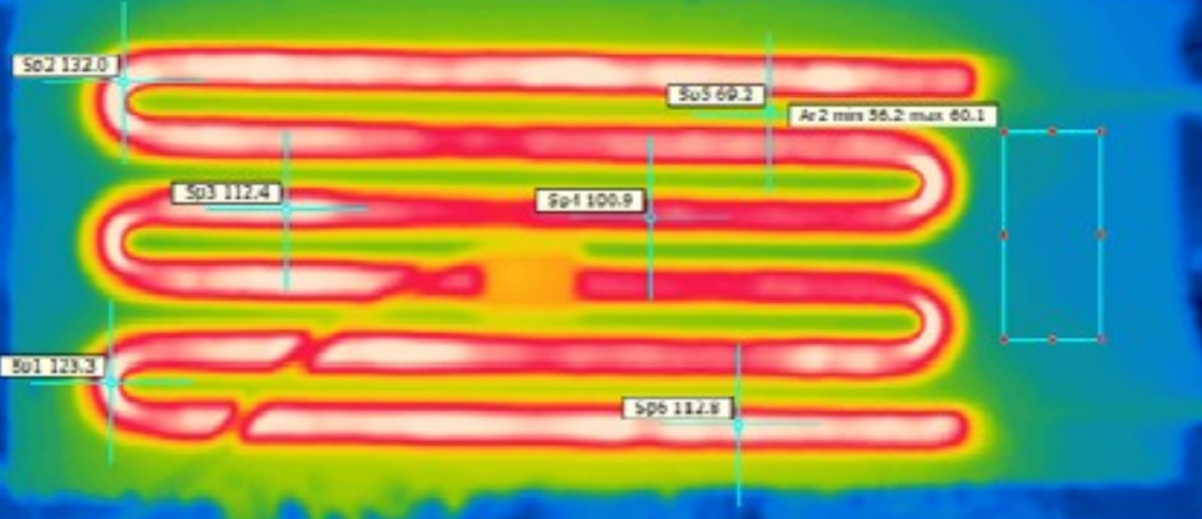
#> input picture ref/termo_ref.png, 1202 x 519 px, found by its file name
$ python python_hist.py
#> lines starting #> are read from the running program, lines starting #| are printed output that depends on the picture
import matplotlib.pyplot as plt
import cv2
import numpy as np

img = cv2.imread("/home/angelika/Desktop/8_term/R_D/ref/termo_ref.png")
#> img is the input picture: shape (519, 1202, 3); mean B, G, R 94.6, 150.1, 150.2


b, g, r = cv2.split(img)
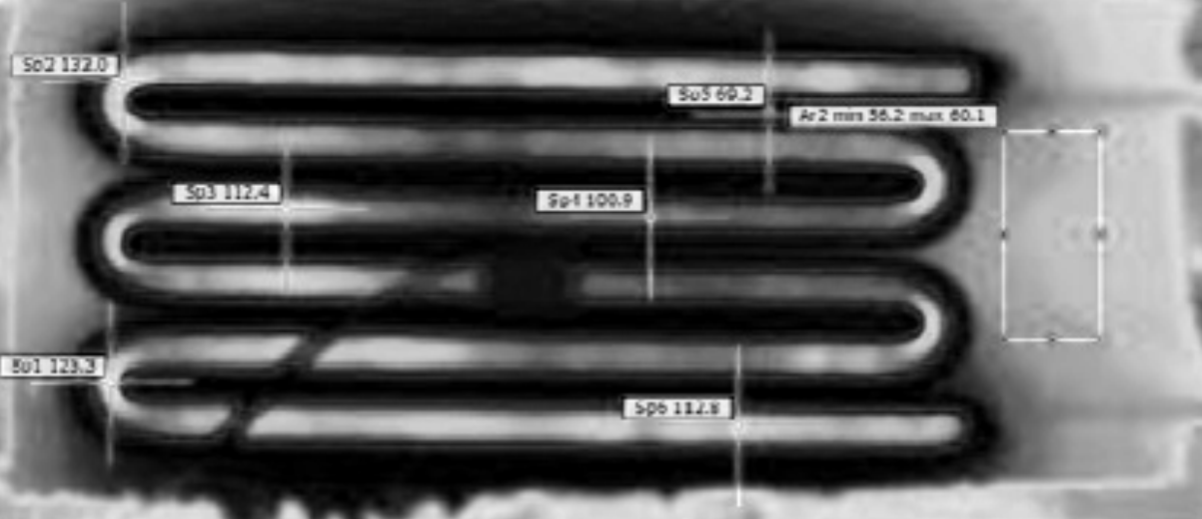
#> b: shape (519, 1202); min 0, max 253, mean 94.6
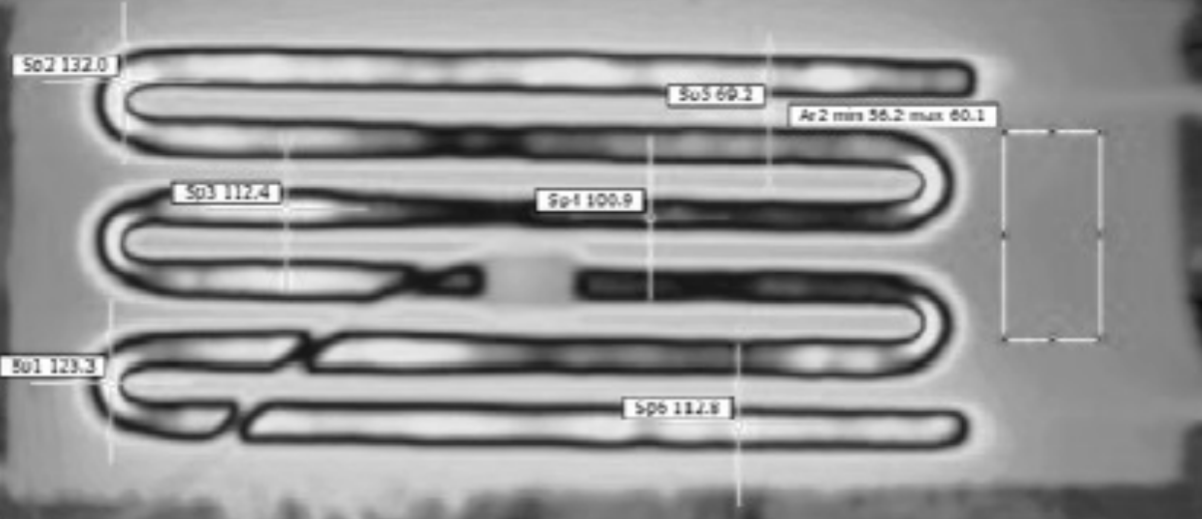
#> g: shape (519, 1202); min 11, max 255, mean 150.1
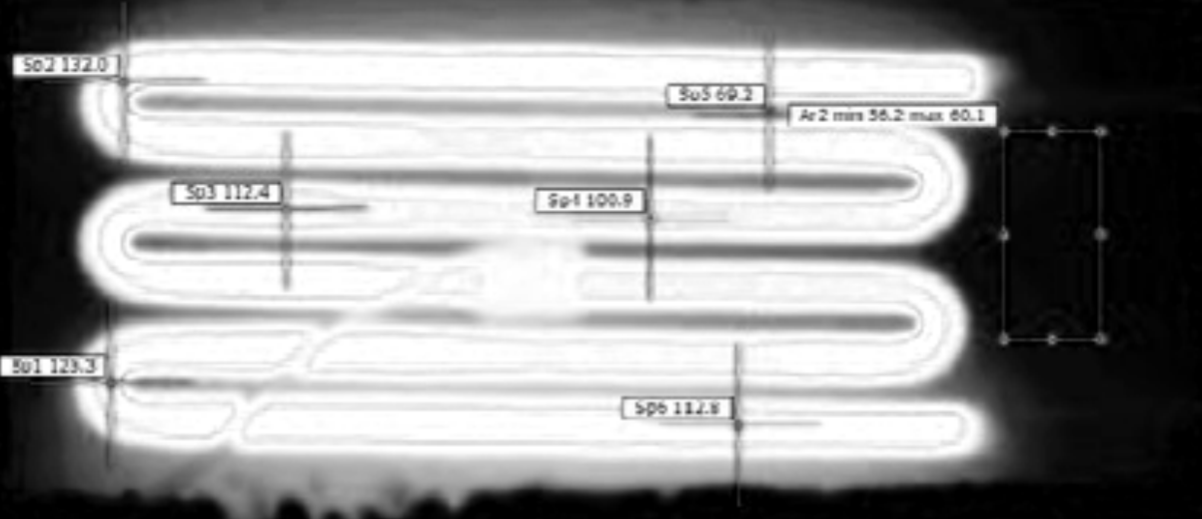
#> r: shape (519, 1202); min 0, max 255, mean 150.2


b_hist = cv2.calcHist([b], [0], None, [256], [0, 256])
#> b_hist = 256 values, max 19097 at index 0, min 0 at index 254, mean 2436.9
g_hist = cv2.calcHist([g], [0], None, [256], [0, 256])
#> g_hist = 256 values, max 10949 at index 144, min 0 at index 0, mean 2436.9
r_hist = cv2.calcHist([r], [0], None, [256], [0, 256])
#> r_hist = 256 values, max 33220 at index 255, min 425 at index 50, mean 2436.9


plt.figure(figsize=(12, 8))

plt.plot(b_hist, color='blue', label='Blue Channel', linewidth=2)
plt.plot(g_hist, color='green', label='Green Channel', linewidth=2)
plt.plot(r_hist, color='red', label='Red Channel', linewidth=2)


plt.xlabel('Pixel Intensity', fontsize=14, fontweight='bold')
plt.ylabel('Frequency', fontsize=14, fontweight='bold')
plt.title('Histogram for RGB Channels', fontsize=16, fontweight='bold')
plt.legend(fontsize=12)
plt.grid(True, which='both', axis='both', linestyle='--', linewidth=0.7)


plt.savefig("python_hist.png", dpi=300, bbox_inches='tight')
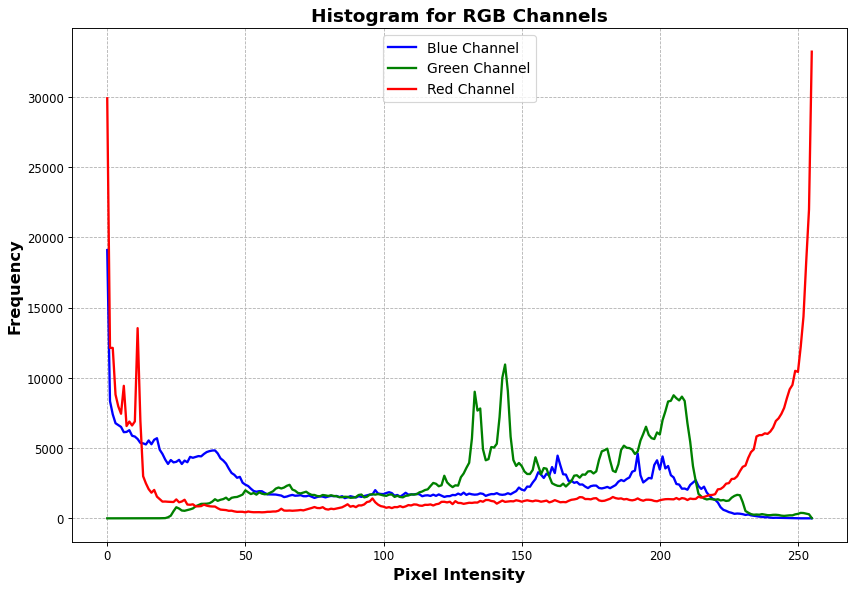
#> figure drawn by matplotlib, 1 panel; curve peaks at x = 0, y = 19097; curve peaks at x = 144, y = 10949; curve peaks at x = 255, y = 33220

plt.show()

$ run again, with ref/reference.png copied over ref/termo_ref.png
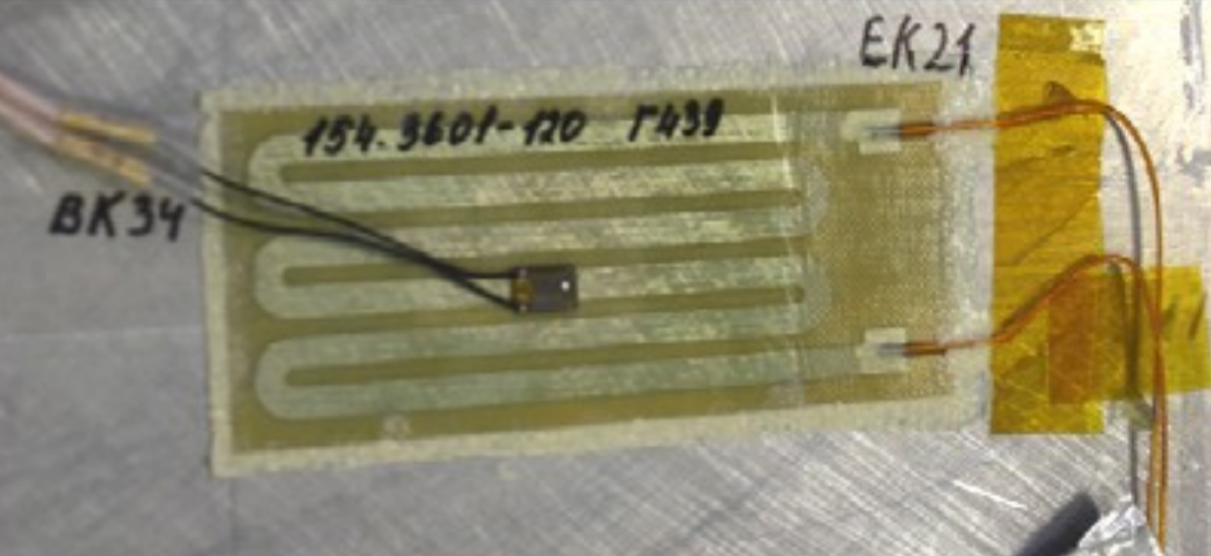
#> input picture ref/reference.png, 1211 x 556 px, found by its file name
#> img is the input picture: shape (556, 1211, 3); mean B, G, R 112.8, 141.4, 147.2
#> `b, g, r = cv2.split(img)`:
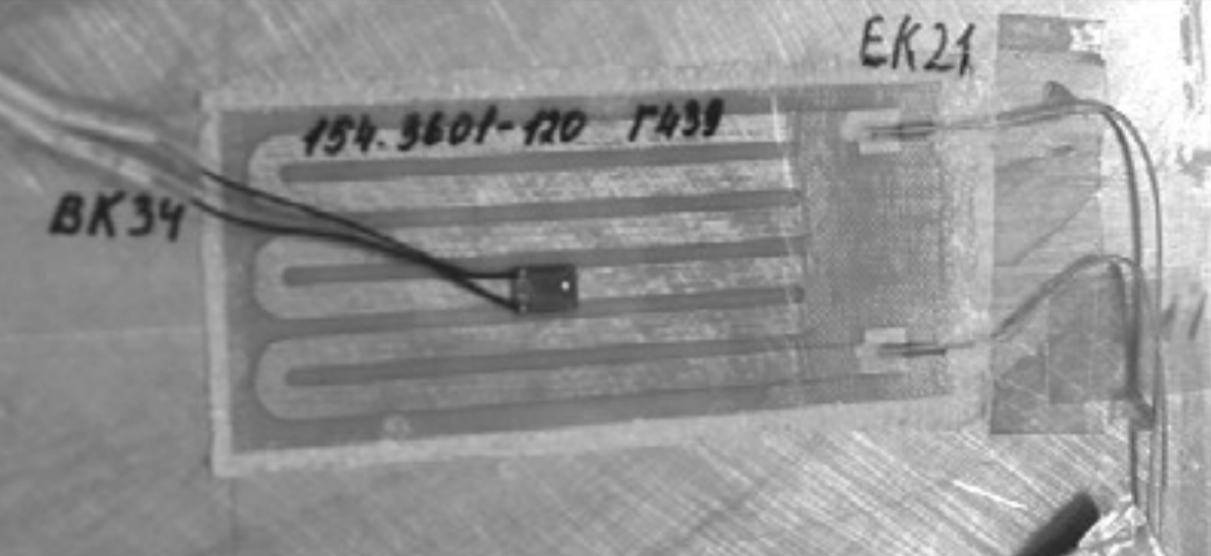
#> r: shape (556, 1211); min 24, max 255, mean 147.2
#> b_hist = 256 values, max 10579 at index 133, min 0 at index 252, mean 2630.1
#> g_hist = 256 values, max 14249 at index 135, min 0 at index 0, mean 2630.1
#> r_hist = 256 values, max 14776 at index 136, min 0 at index 0, mean 2630.1
#> `plt.savefig("python_hist.png", dpi=300, bbox_inches='tight')`:
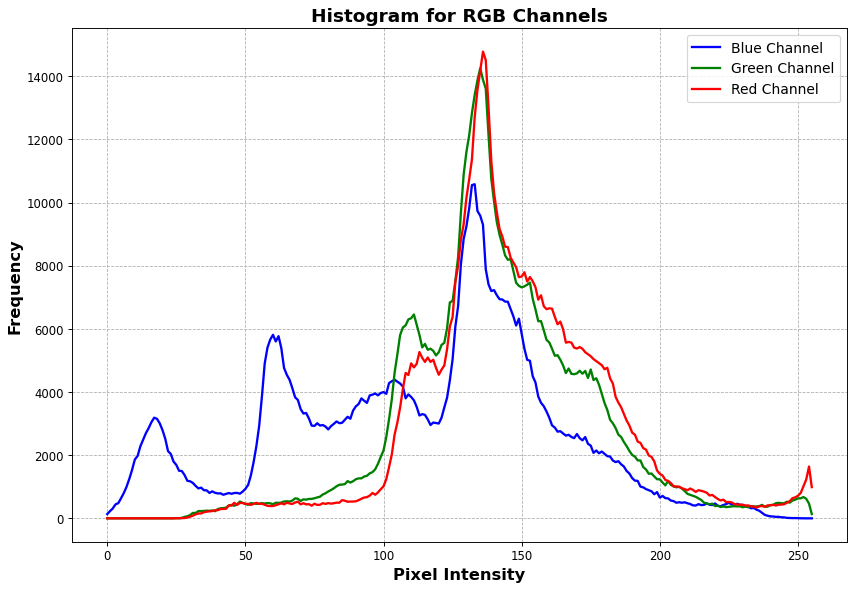
#> figure drawn by matplotlib, 1 panel; curve peaks at x = 133, y = 10579; curve peaks at x = 135, y = 14249; curve peaks at x = 136, y = 14776
